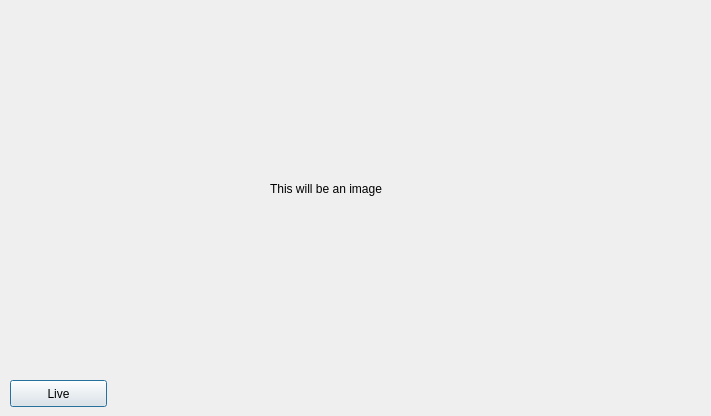
<?xml version="1.0" encoding="UTF-8"?>
<ui version="4.0">
 <class>LittleGui</class>
 <widget class="QDialog" name="LittleGui">
  <property name="geometry">
   <rect>
    <x>0</x>
    <y>0</y>
    <width>711</width>
    <height>416</height>
   </rect>
  </property>
  <property name="windowTitle">
   <string>LittleGui</string>
  </property>
  <widget class="QLabel" name="label">
   <property name="geometry">
    <rect>
     <x>270</x>
     <y>180</y>
     <width>141</width>
     <height>17</height>
    </rect>
   </property>
   <property name="text">
    <string>This will be an image</string>
   </property>
  </widget>
  <widget class="QPushButton" name="liveImage">
   <property name="geometry">
    <rect>
     <x>10</x>
     <y>380</y>
     <width>97</width>
     <height>27</height>
    </rect>
   </property>
   <property name="text">
    <string>Live</string>
   </property>
  </widget>
 </widget>
 <layoutdefault spacing="6" margin="11"/>
 <resources/>
 <connections/>
</ui>
